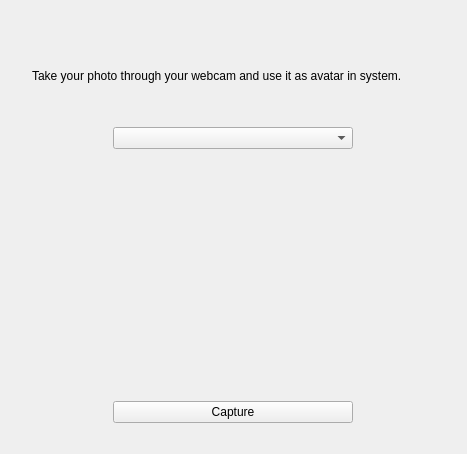
<?xml version="1.0" encoding="UTF-8"?>
<ui version="4.0">
 <class>cameraWidget</class>
 <widget class="QWidget" name="cameraWidget">
  <property name="geometry">
   <rect>
    <x>0</x>
    <y>0</y>
    <width>467</width>
    <height>454</height>
   </rect>
  </property>
  <property name="windowTitle">
   <string>Camera</string>
  </property>
  <property name="styleSheet">
   <string notr="true"/>
  </property>
  <layout class="QGridLayout" name="gridLayout_2">
   <item row="0" column="1">
    <spacer name="verticalSpacer">
     <property name="orientation">
      <enum>Qt::Vertical</enum>
     </property>
     <property name="sizeType">
      <enum>QSizePolicy::Fixed</enum>
     </property>
     <property name="sizeHint" stdset="0">
      <size>
       <width>402</width>
       <height>20</height>
      </size>
     </property>
    </spacer>
   </item>
   <item row="1" column="0">
    <spacer name="horizontalSpacer">
     <property name="orientation">
      <enum>Qt::Horizontal</enum>
     </property>
     <property name="sizeType">
      <enum>QSizePolicy::Fixed</enum>
     </property>
     <property name="sizeHint" stdset="0">
      <size>
       <width>20</width>
       <height>342</height>
      </size>
     </property>
    </spacer>
   </item>
   <item row="1" column="1">
    <layout class="QVBoxLayout" name="verticalLayout">
     <item>
      <widget class="QLabel" name="label">
       <property name="text">
        <string>Take your photo through your webcam and use it as avatar in system.</string>
       </property>
       <property name="wordWrap">
        <bool>true</bool>
       </property>
      </widget>
     </item>
     <item>
      <layout class="QGridLayout" name="gridLayout">
       <item row="0" column="0">
        <widget class="QComboBox" name="cameraCombo"/>
       </item>
       <item row="1" column="0">
        <widget class="QLabel" name="displayLabel">
         <property name="minimumSize">
          <size>
           <width>240</width>
           <height>240</height>
          </size>
         </property>
         <property name="maximumSize">
          <size>
           <width>240</width>
           <height>240</height>
          </size>
         </property>
         <property name="text">
          <string/>
         </property>
         <property name="alignment">
          <set>Qt::AlignCenter</set>
         </property>
         <property name="wordWrap">
          <bool>true</bool>
         </property>
        </widget>
       </item>
       <item row="2" column="0">
        <widget class="QPushButton" name="captureButton">
         <property name="text">
          <string>Capture</string>
         </property>
        </widget>
       </item>
      </layout>
     </item>
    </layout>
   </item>
   <item row="1" column="2">
    <spacer name="horizontalSpacer_2">
     <property name="orientation">
      <enum>Qt::Horizontal</enum>
     </property>
     <property name="sizeType">
      <enum>QSizePolicy::Fixed</enum>
     </property>
     <property name="sizeHint" stdset="0">
      <size>
       <width>20</width>
       <height>342</height>
      </size>
     </property>
    </spacer>
   </item>
   <item row="2" column="1">
    <spacer name="verticalSpacer_2">
     <property name="orientation">
      <enum>Qt::Vertical</enum>
     </property>
     <property name="sizeType">
      <enum>QSizePolicy::Fixed</enum>
     </property>
     <property name="sizeHint" stdset="0">
      <size>
       <width>402</width>
       <height>20</height>
      </size>
     </property>
    </spacer>
   </item>
  </layout>
 </widget>
 <resources/>
 <connections/>
</ui>
